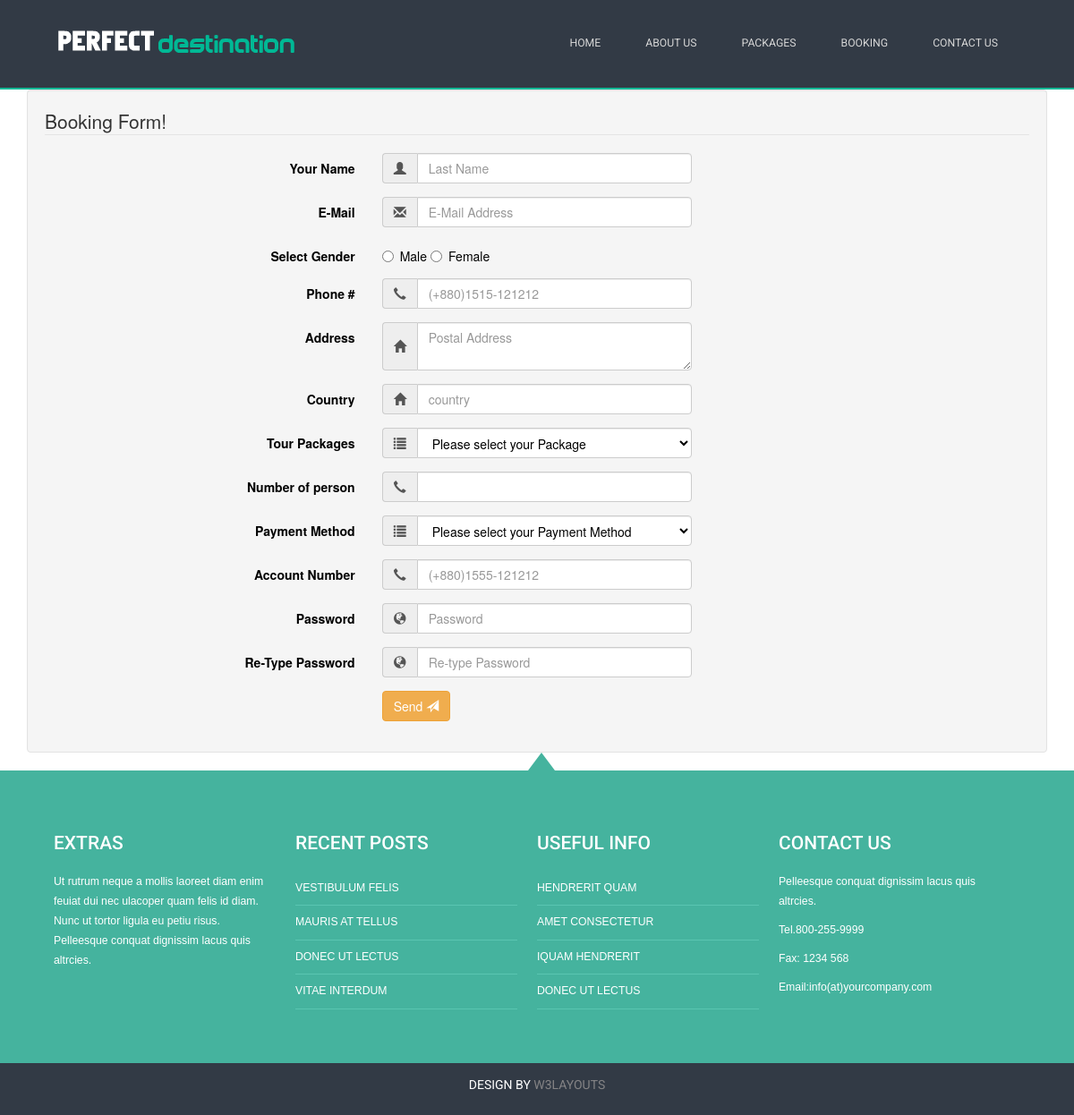
The app's page /views/booking.php (signed in) with its own data.
### tables this page shows
CREATE TABLE IF NOT EXISTS `page` (
  `id` int(250) NOT NULL AUTO_INCREMENT,
  `title` varchar(250) NOT NULL,
  `content` text NOT NULL,
  `img_name` varchar(250) NOT NULL,
  `trash_at` varchar(255) DEFAULT NULL,
  PRIMARY KEY (`id`)
);

### src/Model/Database/Database.php (called while the page is built, shortened)
<?php
class Database{
    protected function __construct()
    {
        $this->conn = new \mysqli("localhost","root","","tourism");
    }
}

### src/Model/Page/Page.php (called while the page is built, shortened)
<?php
class Page extends Database
{
    public function selectAll()
    {
        $_allPage = array();
        $query = "SELECT * FROM `page` WHERE `trash_at` IS NULL";
        $result = $this->conn->query($query);
        while ($row = $result->fetch_object()) {
            $_allPage[] = $row;
        }
        return $_allPage;
    }
}

### views/booking.php (the view, shortened to what this page needs)
<?php
include_once('header.php');
?>
		<div class="content">
			<div class="bookingFormArea">
				<div class="container">
					<form class="well form-horizontal" action="bookingform.php" method="post"  id="contact_form">
						<fieldset>
							<legend>Booking Form!</legend>
							<div class="form-group">
								<label class="col-md-4 control-label" >Your Name</label>
								<div class="col-md-4 inputGroupContainer">
									<div class="input-group">
										<span class="input-group-addon"><i class="glyphicon glyphicon-user"></i></span>
										<input name="name" placeholder="Last Name" class="form-control"  type="text">
									</div>
								</div>
							</div>
							<div class="form-group">
								<label class="col-md-4 control-label">E-Mail</label>
								<div class="col-md-4 inputGroupContainer">
									<div class="input-group">
										<span class="input-group-addon"><i class="glyphicon glyphicon-envelope"></i></span>
										<input name="email" placeholder="E-Mail Address" class="form-control"  type="text">
									</div>
								</div>
							</div>
							<div class="form-group">
								<label class="col-md-4 control-label">Select Gender</label>
								<div class="col-md-4">
									<div class="radio">
										<label>
											<input type="radio" name="gender" value="Male" /> Male
										</label>
										<label>
											<input type="radio" name="gender" value="Female" /> Female
										</label>
									</div>
								</div>
							</div>
							<div class="form-group">
								<label class="col-md-4 control-label">Phone #</label>
								<div class="col-md-4 inputGroupContainer">
									<div class="input-group">
										<span class="input-group-addon"><i class="glyphicon glyphicon-earphone"></i></span>
										<input name="phone" placeholder="(+880)1515-121212" class="form-control" type="text">
									</div>
								</div>
							</div>
							<div class="form-group">
								<label class="col-md-4 control-label">Address</label>
								<div class="col-md-4 inputGroupContainer">
									<div class="input-group">
										<span class="input-group-addon"><i class="glyphicon glyphicon-home"></i></span>
										<textarea class="form-control" name="address" placeholder="Postal Address"></textarea>
									</div>
								</div>
							</div>
							<div class="form-group">
								<label class="col-md-4 control-label">Country</label>
								<div class="col-md-4 inputGroupContainer">
									<div class="input-group">
										<span class="input-group-addon"><i class="glyphicon glyphicon-home"></i></span>
										<input name="country" placeholder="country" class="form-control"  type="text">
									</div>
								</div>
							</div>
							<div class="form-group">
								<label class="col-md-4 control-label">Tour Packages</label>
								<div class="col-md-4 selectContainer">
									<div class="input-group">
										<span class="input-group-addon"><i class="glyphicon glyphicon-list"></i></span>
										<select name="tour_package" class="form-control selectpicker" >
											<option value="">Please select your Package</option>
										</select>
									</div>
								</div>
							</div>
							<div class="form-group">
								<label for="person_no" class="col-md-4 control-label">Number of person</label>
								<div class="col-md-4 inputGroupContainer">
									<div class="input-group">
										<span class="input-group-addon"><i class="glyphicon glyphicon-earphone"></i></span>
										<input name="person_no" id="person_no" class="form-control" type="number">
									</div>
								</div>
							</div>
							<div class="form-group">
								<label class="col-md-4 control-label">Payment Method</label>
								<div class="col-md-4 selectContainer">
									<div class="input-group">
										<span class="input-group-addon"><i class="glyphicon glyphicon-list"></i></span>
										<select name="payment_method" class="form-control selectpicker" >
										<option value="">Please select your Payment Method</option>
										</select>
									</div>
								</div>
							</div>
							<div class="form-group">
								<label class="col-md-4 control-label">Account Number</label>
								<div class="col-md-4 inputGroupContainer">
									<div class="input-group">
										<span class="input-group-addon"><i class="glyphicon glyphicon-earphone"></i></span>
										<input name="acc_number" placeholder="(+880)1555-121212" class="form-control" type="text">
									</div>
								</div>
							</div>
							<div class="form-group">
								<label class="col-md-4 control-label">Password</label>
								<div class="col-md-4 inputGroupContainer">
									<div class="input-group">
										<span class="input-group-addon"><i class="glyphicon glyphicon-globe"></i></span>
										<input name="password" class="form-control" placeholder="Password" type="password">
									</div>
								</div>
							</div>
							<div class="form-group">
								<label class="col-md-4 control-label">Re-Type Password</label>
								<div class="col-md-4 inputGroupContainer">
									<div class="input-group">
										<span class="input-group-addon"><i class="glyphicon glyphicon-globe"></i></span>
										<input name="re_password" placeholder="Re-type Password" class="form-control" type="password">
									</div>
								</div>
							</div>
							<div class="form-group">
								<label class="col-md-4 control-label"></label>
								<div class="col-md-4">
									<button type="submit" class="btn btn-warning" >Send <span class="glyphicon glyphicon-send"></span></button>
								</div>
							</div>
						</fieldset>
					</form>
				</div>
			</div>
			</div>
<?php include_once "footer.php"; ?>

### views/header.php (shortened to what this page needs)
<?php
$page = new \App\Model\Page\Page();
$pageName = $page->selectAll();
?>
<!DOCTYPE HTML>
<head>
    <link href="../Resources/css/style.css" rel="stylesheet" type="text/css"  media="all" />
    <link href="../Resources/css/bootstrap.min.css" rel="stylesheet" type="text/css"  media="all" />
    <link href="../Resources/css/main.css" rel="stylesheet" type="text/css"  media="all" />
    <link rel="stylesheet" href="../Resources/css/responsiveslides.css">
</head>
<body>
<div class="header">
    <div class="wrap">
        <div class="logo">
            <a href="index.php"><img src="../Resources/images/logo.png" title="logo" /></a>
        </div>
        <div class="top-nav">
            <ul>
                <?php foreach($pageName as $menu ) { ?>
                <li class="">
                    <?php $var = str_replace(array("Home"," ","Us","s"),array("index","","",""),$menu->title); ?>
                    <a href="<?php echo strtolower($var); ?>.php">
                        <?php echo strtoupper($menu->title); ?>
                    </a>
                </li>
                <?php }?>
            </ul>
        </div>
    </div>
</div>

### Resources/css/style.css (style rules this page uses)
html,body,div,span,applet,object,iframe,h1,h2,h3,h4,h5,h6,p,blockquote,pre,a,abbr,acronym,address,big,cite,code,del,dfn,em,img,ins,kbd,q,s,samp,small,strike,strong,sub,sup,tt,var,b,u,i,dl,dt,dd,ol,nav ul,nav li,fieldset,form,label,legend,table,caption,tbody,tfoot,thead,tr,th,td,article,aside,canvas,details,embed,figure,figcaption,footer,header,hgroup,menu,nav,output,ruby,section,summary,time,mark,audio,video { margin:0;padding:0;border:0;font-size:100%;font:inherit;vertical-align:baseline; }
ol,ul { list-style:none;margin:0px;padding:0px; }
a { text-decoration:none; }
img { max-width:100%; }
body { font-family:Arial, Helvetica, sans-serif; }
.wrap { width:80%; margin:0 auto; transition:all .2s linear; -moz-transition:all .2s linear; -webkit-transition:all .2s linear; -o-transition:all .2s linear; -ms-transition:all .2s linear; }
.header { background:#323A45; border-bottom:2px solid #00B895; }
.logo { float: left; padding:25px 0; }
.top-nav { float:right; }
.top-nav ul li { display:inline-block; float:left; }
.top-nav ul li a { font-family: 'Roboto', sans-serif; color: #d6d6d6; padding: 40px 25px; display: block; position: relative; text-transform: uppercase; transition: 0.5s ease; -o-transition: 0.5s ease; -webkit-transition: 0.5s ease; font-size: 0.875em; position:relative; }
@media only screen and (max-width: 1280px) and (min-width: 1024px) { .wrap { width:90%; } }

### Resources/css/main.css (style rules this page uses)
* { margin: 0; padding:0; }
body { color:#000; }
.form-group label,.help-block { color: #000; }
.form-control { color: #000; }

### records on screen
page: title "HOME"
page: title "ABOUT US"
page: title "PACKAGES"
page: title "BOOKING"
page: title "CONTACT US"
